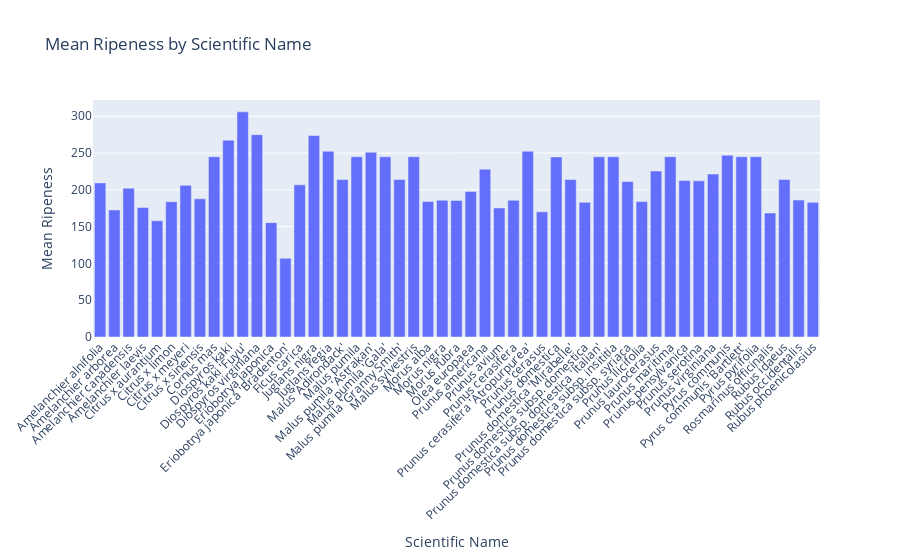

The cell this chart's notebook holds for it:
### Code cell
## BAR CHART: visualize average ripeness for each species

# Read the CSV file
data = pd.read_csv('/Users/claudiado/Documents/falling fruit/harvesting_curve/ff_harvesting_curve.csv')

# Group the data by scientific name
grouped_data = data.groupby('scientific_name')

# Calculate aggregated metrics within each group, for example, mean ripeness
mean_ripeness = grouped_data['mean_ripeness'].mean()

import plotly.express as px

# Convert the aggregated data to a DataFrame
aggregated_df = mean_ripeness.reset_index()
aggregated_df.columns = ['Scientific Name', 'Mean Ripeness']

# Create a bar chart
fig = px.bar(aggregated_df, x='Scientific Name', y='Mean Ripeness',
             title='Mean Ripeness by Scientific Name',
             labels={'Scientific Name': 'Scientific Name', 'Mean Ripeness': 'Mean Ripeness'})

# Rotate x-axis labels for better readability
fig.update_xaxes(tickangle=-45)

# Show the plot
fig.show()

### Figure 1 — Plotly figure (JSON) as saved in the notebook; plotly's stock layout.template omitted (floating-point values rounded to 4 significant figures)
{"data": [{"alignmentgroup": "True", "hovertemplate": "Scientific Name=%{x}<br>Mean Ripeness=%{y}<extra></extra>", "legendgroup": "", "marker": {"color": "#636efa", "pattern": {"shape": ""}}, "name": "", "offsetgroup": "", "orientation": "v", "showlegend": false, "textposition": "auto", "type": "bar", "x": ["Amelanchier alnifolia", "Amelanchier arborea", "Amelanchier canadensis", "Amelanchier laevis", "Citrus x aurantium", "Citrus x limon", "Citrus x meyeri", "Citrus x sinensis", "Cornus mas", "Diospyros kaki", "Diospyros kaki 'Fuyu'", "Diospyros virginiana", "Eriobotrya japonica", "Eriobotrya japonica 'Bradenton'", "Ficus carica", "Juglans nigra", "Juglans regia", "Malus 'Adirondack'", "Malus pumila", "Malus pumila 'Astrakan'", "Malus pumila 'Gala'", "Malus pumila 'Granny Smith'", "Malus sylvestris", "Morus alba", "Morus nigra", "Morus rubra", "Olea europaea", "Prunus americana", "Prunus avium", "Prunus cerasifera", "Prunus cerasifera 'Atropurpurea'", "Prunus cerasus", "Prunus domestica", "Prunus domestica 'Mirabelle'", "Prunus domestica subsp. domestica", "Prunus domestica subsp. domestica 'Italian'", "Prunus domestica subsp. insititia", "Prunus domestica subsp. syriaca", "Prunus ilicifolia", "Prunus laurocerasus", "Prunus maritima", "Prunus pensylvanica", "Prunus serotina", "Prunus virginiana", "Pyrus communis", "Pyrus communis 'Bartlett'", "Pyrus pyrifolia", "Rosmarinus officinalis", "Rubus idaeus", "Rubus occidentalis", "Rubus phoenicolasius"], "xaxis": "x", "y": [209.4, 172.7, 202.2, 176, 158, 183.9, 206.2, 187.8, 245, 267.5, 306, 275, 155.4, 107, 206.8, 273.8, 252.5, 214, 245, 251, 245, 214, 245, 184.3, 185.8, 185.6, 197.9, 228.1, 175.4, 185.8, 252.5, 170.1, 244.7, 214, 183, 245, 245, 211.3, 184, 225.6, 245, 212.7, 212.2, 221.5, 247.1, 245, 245, 168.5, 214, 186.2, 183], "yaxis": "y"}], "layout": {"barmode": "relative", "legend": {"tracegroupgap": 0}, "title": {"text": "Mean Ripeness by Scientific Name"}, "xaxis": {"anchor": "y", "domain": [0, 1], "tickangle": -45, "title": {"text": "Scientific Name"}}, "yaxis": {"anchor": "x", "domain": [0, 1], "title": {"text": "Mean Ripeness"}}}}
